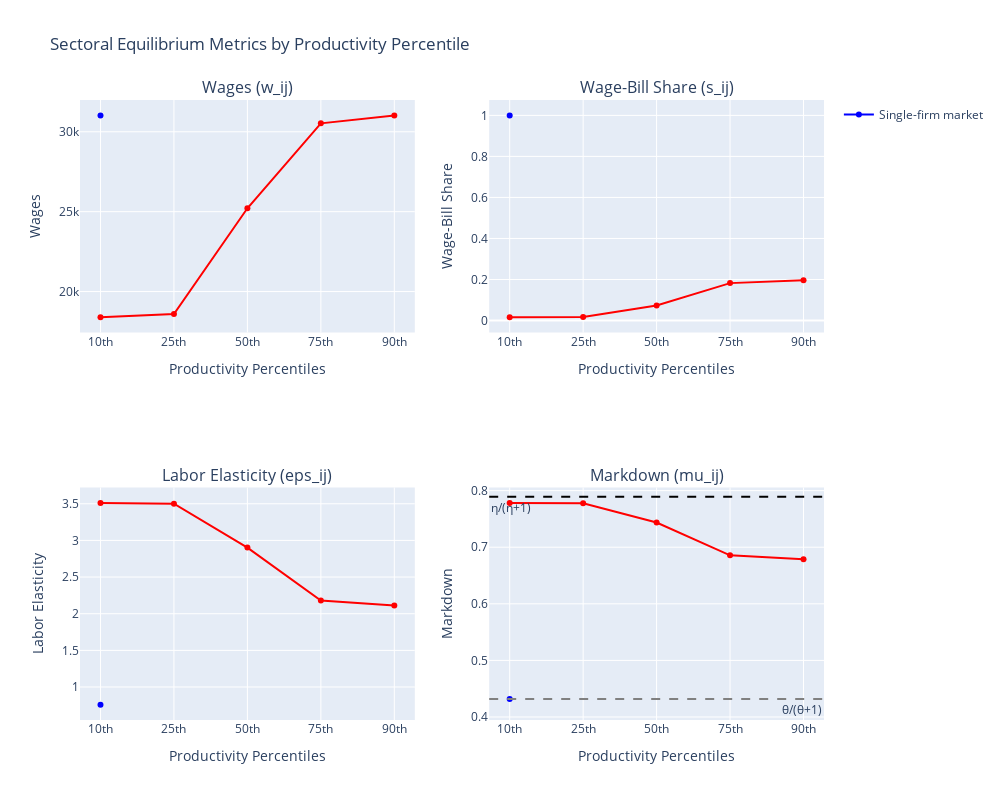

Source (notebook cell):
### Markdown cell above
#### 1. Wages ($w_{ij}$), Wage-Bill Share ($s_{ij}$), Labor Supply Elasticity ($\epsilon_{ij}$) and Wage Markdown ($\mu_{ij}$) against percentiles of productivity ($z_{ij}$)

### Code cell
# ----------------------------------------------------------------------------------------------------------------------------------------------------------------------------------------------------------------------------------------------
# Prepare data for plotting
# ----------------------------------------------------------------------------------------------------------------------------------------------------------------------------------------------------------------------------------------------
eta = params["eta"]
theta = params["theta"]
mu_eta_ref = eta / (eta + 1)
mu_theta_ref = theta / (theta + 1)

J = params["J"]

# Find a market with exactly one firm and one with 10 active firms.
market_with_one_firm = next((j for j in range(J) if np.count_nonzero(z_ij[:, j] > 0) == 1), None)
market_with_multiple_firms = next((j for j in range(J) if np.count_nonzero(z_ij[:, j] > 0) == 10), None)

if market_with_one_firm is None or market_with_multiple_firms is None:
    raise ValueError("Required markets (one with exactly 1 firm and one with 10 firms) not found.")

selected_markets = [market_with_one_firm, market_with_multiple_firms]
market_labels = ["Single-firm market", "Multi-firm market"]
colors = ["blue", "red"]

percentile_labels = ["10th", "25th", "50th", "75th", "90th"]
x_positions = np.arange(1, len(percentile_labels)+1)

def compute_percentiles(z_values, y_values):
    # Compute quantile thresholds (10th, 25th, 50th, 75th, 90th)
    qs = np.percentile(z_values, [10, 25, 50, 75, 90])
    # For each quantile, find the index where z_value is closest to the quantile threshold
    indices = [np.argmin(np.abs(z_values - q)) for q in qs]
    y_percentiles = y_values[indices]
    return y_percentiles

print("Plotting data prepared.")

# -----------------------------
# Create a 2x2 subplot figure using Plotly
# -----------------------------
fig = make_subplots(rows=2, cols=2,
                    subplot_titles=("Wages (w_ij)", "Wage-Bill Share (s_ij)",
                                    "Labor Elasticity (eps_ij)", "Markdown (mu_ij)"))

for idx, j in enumerate(selected_markets):
    m = Mj[j]
    if m == 1:
        xs = [x_positions[0]]
        s_vals = [s_ij[0, j]]
        w_vals = [w_ij[0, j]]
        eps_vals = [eps_ij[0, j]]
        mu_vals = [mu_ij[0, j]]
    else:
        z_values = z_ij[:m, j]
        xs = x_positions
        s_vals = compute_percentiles(z_values, s_ij[:m, j])
        w_vals = compute_percentiles(z_values, w_ij[:m, j])
        eps_vals = compute_percentiles(z_values, eps_ij[:m, j])
        mu_vals = compute_percentiles(z_values, mu_ij[:m, j])
    
    fig.add_trace(go.Scatter(x=xs, y=w_vals, mode='lines+markers',
                             name=market_labels[idx], marker_color=colors[idx],
                             showlegend=(idx==0)), row=1, col=1)
    fig.add_trace(go.Scatter(x=xs, y=s_vals, mode='lines+markers',
                             name=market_labels[idx], marker_color=colors[idx],
                             showlegend=False), row=1, col=2)
    fig.add_trace(go.Scatter(x=xs, y=eps_vals, mode='lines+markers',
                             name=market_labels[idx], marker_color=colors[idx],
                             showlegend=False), row=2, col=1)
    fig.add_trace(go.Scatter(x=xs, y=mu_vals, mode='lines+markers',
                             name=market_labels[idx], marker_color=colors[idx],
                             showlegend=False), row=2, col=2)

# Add horizontal dashed lines to the markdown subplot.
fig.add_hline(y=mu_eta_ref, line=dict(dash="dash", color="black"),
              row=2, col=2, annotation_text="η/(η+1)", annotation_position="bottom left")
fig.add_hline(y=mu_theta_ref, line=dict(dash="dash", color="gray"),
              row=2, col=2, annotation_text="θ/(θ+1)", annotation_position="bottom right")

fig.update_xaxes(title_text="Productivity Percentiles", tickvals=list(x_positions),
                 ticktext=percentile_labels)
fig.update_yaxes(title_text="Wages", row=1, col=1)
fig.update_yaxes(title_text="Wage-Bill Share", row=1, col=2)
fig.update_yaxes(title_text="Labor Elasticity", row=2, col=1)
fig.update_yaxes(title_text="Markdown", row=2, col=2)

fig.update_layout(height=800, width=1000, title_text="Sectoral Equilibrium Metrics by Productivity Percentile")

fig.show()

### Figure 1 — Plotly figure (JSON) as saved in the notebook; plotly's stock layout.template omitted (floating-point values rounded to 4 significant figures)
{"data": [{"marker": {"color": "blue"}, "mode": "lines+markers", "name": "Single-firm market", "showlegend": true, "type": "scatter", "x": [1], "xaxis": "x", "y": [31030.0], "yaxis": "y"}, {"marker": {"color": "blue"}, "mode": "lines+markers", "name": "Single-firm market", "showlegend": false, "type": "scatter", "x": [1], "xaxis": "x2", "y": [1], "yaxis": "y2"}, {"marker": {"color": "blue"}, "mode": "lines+markers", "name": "Single-firm market", "showlegend": false, "type": "scatter", "x": [1], "xaxis": "x3", "y": [0.76], "yaxis": "y3"}, {"marker": {"color": "blue"}, "mode": "lines+markers", "name": "Single-firm market", "showlegend": false, "type": "scatter", "x": [1], "xaxis": "x4", "y": [0.4318], "yaxis": "y4"}, {"marker": {"color": "red"}, "mode": "lines+markers", "name": "Multi-firm market", "showlegend": false, "type": "scatter", "x": [1, 2, 3, 4, 5], "xaxis": "x", "y": [18400.0, 18590.0, 25210.0, 30530.0, 31020.0], "yaxis": "y"}, {"marker": {"color": "red"}, "mode": "lines+markers", "name": "Multi-firm market", "showlegend": false, "type": "scatter", "x": [1, 2, 3, 4, 5], "xaxis": "x2", "y": [0.01655, 0.01738, 0.07365, 0.1823, 0.1967], "yaxis": "y2"}, {"marker": {"color": "red"}, "mode": "lines+markers", "name": "Multi-firm market", "showlegend": false, "type": "scatter", "x": [1, 2, 3, 4, 5], "xaxis": "x3", "y": [3.512, 3.501, 2.902, 2.181, 2.112], "yaxis": "y3"}, {"marker": {"color": "red"}, "mode": "lines+markers", "name": "Multi-firm market", "showlegend": false, "type": "scatter", "x": [1, 2, 3, 4, 5], "xaxis": "x4", "y": [0.7784, 0.7778, 0.7437, 0.6856, 0.6786], "yaxis": "y4"}], "layout": {"annotations": [{"font": {"size": 16}, "showarrow": false, "text": "Wages (w_ij)", "x": 0.225, "xanchor": "center", "xref": "paper", "y": 1, "yanchor": "bottom", "yref": "paper"}, {"font": {"size": 16}, "showarrow": false, "text": "Wage-Bill Share (s_ij)", "x": 0.775, "xanchor": "center", "xref": "paper", "y": 1, "yanchor": "bottom", "yref": "paper"}, {"font": {"size": 16}, "showarrow": false, "text": "Labor Elasticity (eps_ij)", "x": 0.225, "xanchor": "center", "xref": "paper", "y": 0.375, "yanchor": "bottom", "yref": "paper"}, {"font": {"size": 16}, "showarrow": false, "text": "Markdown (mu_ij)", "x": 0.775, "xanchor": "center", "xref": "paper", "y": 0.375, "yanchor": "bottom", "yref": "paper"}, {"showarrow": false, "text": "η/(η+1)", "x": 0, "xanchor": "left", "xref": "x4 domain", "y": 0.789, "yanchor": "top", "yref": "y4"}, {"showarrow": false, "text": "θ/(θ+1)", "x": 1, "xanchor": "right", "xref": "x4 domain", "y": 0.4318, "yanchor": "top", "yref": "y4"}], "height": 800, "shapes": [{"line": {"color": "black", "dash": "dash"}, "type": "line", "x0": 0, "x1": 1, "xref": "x4 domain", "y0": 0.789, "y1": 0.789, "yref": "y4"}, {"line": {"color": "gray", "dash": "dash"}, "type": "line", "x0": 0, "x1": 1, "xref": "x4 domain", "y0": 0.4318, "y1": 0.4318, "yref": "y4"}], "title": {"text": "Sectoral Equilibrium Metrics by Productivity Percentile"}, "width": 1000, "xaxis": {"anchor": "y", "domain": [0, 0.45], "ticktext": ["10th", "25th", "50th", "75th", "90th"], "tickvals": [1, 2, 3, 4, 5], "title": {"text": "Productivity Percentiles"}}, "xaxis2": {"anchor": "y2", "domain": [0.55, 1], "ticktext": ["10th", "25th", "50th", "75th", "90th"], "tickvals": [1, 2, 3, 4, 5], "title": {"text": "Productivity Percentiles"}}, "xaxis3": {"anchor": "y3", "domain": [0, 0.45], "ticktext": ["10th", "25th", "50th", "75th", "90th"], "tickvals": [1, 2, 3, 4, 5], "title": {"text": "Productivity Percentiles"}}, "xaxis4": {"anchor": "y4", "domain": [0.55, 1], "ticktext": ["10th", "25th", "50th", "75th", "90th"], "tickvals": [1, 2, 3, 4, 5], "title": {"text": "Productivity Percentiles"}}, "yaxis": {"anchor": "x", "domain": [0.625, 1], "title": {"text": "Wages"}}, "yaxis2": {"anchor": "x2", "domain": [0.625, 1], "title": {"text": "Wage-Bill Share"}}, "yaxis3": {"anchor": "x3", "domain": [0, 0.375], "title": {"text": "Labor Elasticity"}}, "yaxis4": {"anchor": "x4", "domain": [0, 0.375], "title": {"text": "Markdown"}}}}
